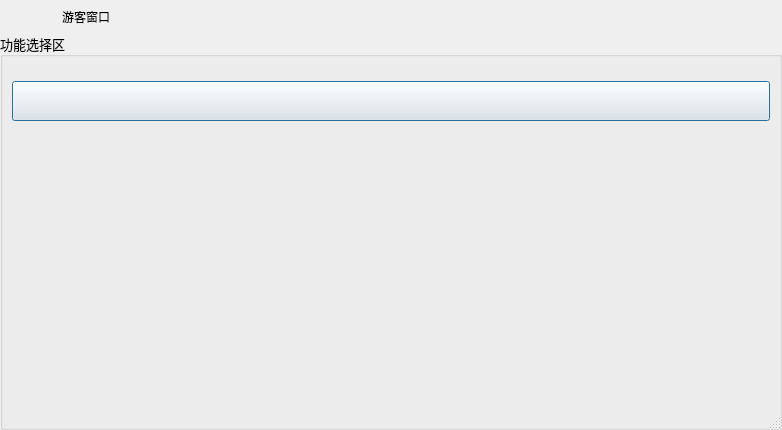
<?xml version="1.0" encoding="UTF-8"?>
<ui version="4.0">
 <class>VisitorDialog</class>
 <widget class="QDialog" name="VisitorDialog">
  <property name="geometry">
   <rect>
    <x>0</x>
    <y>0</y>
    <width>782</width>
    <height>430</height>
   </rect>
  </property>
  <property name="windowTitle">
   <string>系统管理员窗口</string>
  </property>
  <property name="sizeGripEnabled">
   <bool>true</bool>
  </property>
  <layout class="QVBoxLayout" name="verticalLayout">
   <property name="spacing">
    <number>0</number>
   </property>
   <property name="leftMargin">
    <number>0</number>
   </property>
   <property name="topMargin">
    <number>0</number>
   </property>
   <property name="rightMargin">
    <number>0</number>
   </property>
   <property name="bottomMargin">
    <number>0</number>
   </property>
   <item>
    <widget class="QWidget" name="widget_title" native="true">
     <property name="sizePolicy">
      <sizepolicy hsizetype="Preferred" vsizetype="Fixed">
       <horstretch>0</horstretch>
       <verstretch>0</verstretch>
      </sizepolicy>
     </property>
     <property name="minimumSize">
      <size>
       <width>100</width>
       <height>33</height>
      </size>
     </property>
     <layout class="QHBoxLayout" name="horizontalLayout_2">
      <property name="spacing">
       <number>0</number>
      </property>
      <property name="leftMargin">
       <number>0</number>
      </property>
      <property name="topMargin">
       <number>0</number>
      </property>
      <property name="rightMargin">
       <number>0</number>
      </property>
      <property name="bottomMargin">
       <number>0</number>
      </property>
      <item>
       <widget class="QPushButton" name="btn_Icon">
        <property name="enabled">
         <bool>false</bool>
        </property>
        <property name="font">
         <font>
          <pointsize>15</pointsize>
         </font>
        </property>
        <property name="focusPolicy">
         <enum>Qt::NoFocus</enum>
        </property>
        <property name="text">
         <string/>
        </property>
        <property name="flat">
         <bool>true</bool>
        </property>
       </widget>
      </item>
      <item>
       <widget class="QLabel" name="lab_Title">
        <property name="sizePolicy">
         <sizepolicy hsizetype="Expanding" vsizetype="Preferred">
          <horstretch>0</horstretch>
          <verstretch>0</verstretch>
         </sizepolicy>
        </property>
        <property name="styleSheet">
         <string notr="true">font: 10pt &quot;微软雅黑&quot;;</string>
        </property>
        <property name="text">
         <string>游客窗口</string>
        </property>
        <property name="alignment">
         <set>Qt::AlignLeading|Qt::AlignLeft|Qt::AlignVCenter</set>
        </property>
       </widget>
      </item>
      <item>
       <widget class="QWidget" name="widget_menu" native="true">
        <property name="sizePolicy">
         <sizepolicy hsizetype="Minimum" vsizetype="Preferred">
          <horstretch>0</horstretch>
          <verstretch>0</verstretch>
         </sizepolicy>
        </property>
        <property name="layoutDirection">
         <enum>Qt::RightToLeft</enum>
        </property>
        <layout class="QHBoxLayout" name="horizontalLayout">
         <property name="spacing">
          <number>0</number>
         </property>
         <property name="leftMargin">
          <number>0</number>
         </property>
         <property name="topMargin">
          <number>0</number>
         </property>
         <property name="rightMargin">
          <number>0</number>
         </property>
         <property name="bottomMargin">
          <number>0</number>
         </property>
         <item>
          <widget class="QPushButton" name="btnMenu_Close">
           <property name="sizePolicy">
            <sizepolicy hsizetype="Minimum" vsizetype="Expanding">
             <horstretch>0</horstretch>
             <verstretch>0</verstretch>
            </sizepolicy>
           </property>
           <property name="minimumSize">
            <size>
             <width>40</width>
             <height>0</height>
            </size>
           </property>
           <property name="font">
            <font>
             <pointsize>10</pointsize>
            </font>
           </property>
           <property name="cursor">
            <cursorShape>ArrowCursor</cursorShape>
           </property>
           <property name="focusPolicy">
            <enum>Qt::NoFocus</enum>
           </property>
           <property name="toolTip">
            <string>关闭</string>
           </property>
           <property name="styleSheet">
            <string notr="true"/>
           </property>
           <property name="text">
            <string/>
           </property>
           <property name="flat">
            <bool>true</bool>
           </property>
          </widget>
         </item>
         <item>
          <widget class="QPushButton" name="btnMenu_Max">
           <property name="sizePolicy">
            <sizepolicy hsizetype="Minimum" vsizetype="Expanding">
             <horstretch>0</horstretch>
             <verstretch>0</verstretch>
            </sizepolicy>
           </property>
           <property name="minimumSize">
            <size>
             <width>31</width>
             <height>0</height>
            </size>
           </property>
           <property name="font">
            <font>
             <pointsize>10</pointsize>
            </font>
           </property>
           <property name="cursor">
            <cursorShape>ArrowCursor</cursorShape>
           </property>
           <property name="focusPolicy">
            <enum>Qt::NoFocus</enum>
           </property>
           <property name="toolTip">
            <string>最大化</string>
           </property>
           <property name="text">
            <string/>
           </property>
           <property name="flat">
            <bool>true</bool>
           </property>
          </widget>
         </item>
         <item>
          <widget class="QPushButton" name="btnMenu_Min">
           <property name="sizePolicy">
            <sizepolicy hsizetype="Minimum" vsizetype="Expanding">
             <horstretch>0</horstretch>
             <verstretch>0</verstretch>
            </sizepolicy>
           </property>
           <property name="minimumSize">
            <size>
             <width>31</width>
             <height>0</height>
            </size>
           </property>
           <property name="font">
            <font>
             <pointsize>10</pointsize>
            </font>
           </property>
           <property name="cursor">
            <cursorShape>ArrowCursor</cursorShape>
           </property>
           <property name="focusPolicy">
            <enum>Qt::NoFocus</enum>
           </property>
           <property name="toolTip">
            <string>最小化</string>
           </property>
           <property name="text">
            <string/>
           </property>
           <property name="flat">
            <bool>true</bool>
           </property>
          </widget>
         </item>
         <item>
          <widget class="QPushButton" name="btnMenu">
           <property name="sizePolicy">
            <sizepolicy hsizetype="Minimum" vsizetype="Expanding">
             <horstretch>0</horstretch>
             <verstretch>0</verstretch>
            </sizepolicy>
           </property>
           <property name="minimumSize">
            <size>
             <width>31</width>
             <height>0</height>
            </size>
           </property>
           <property name="font">
            <font>
             <pointsize>10</pointsize>
            </font>
           </property>
           <property name="cursor">
            <cursorShape>ArrowCursor</cursorShape>
           </property>
           <property name="focusPolicy">
            <enum>Qt::NoFocus</enum>
           </property>
           <property name="toolTip">
            <string>菜单</string>
           </property>
           <property name="layoutDirection">
            <enum>Qt::RightToLeft</enum>
           </property>
           <property name="text">
            <string/>
           </property>
           <property name="flat">
            <bool>true</bool>
           </property>
          </widget>
         </item>
        </layout>
       </widget>
      </item>
     </layout>
    </widget>
   </item>
   <item>
    <layout class="QHBoxLayout" name="h1">
     <item>
      <layout class="QVBoxLayout" name="verticalLayout_2">
       <item>
        <widget class="QGroupBox" name="groupBox">
         <property name="font">
          <font>
           <family>微软雅黑</family>
           <pointsize>10</pointsize>
          </font>
         </property>
         <property name="title">
          <string>功能选择区</string>
         </property>
         <layout class="QVBoxLayout" name="verticalLayout_4">
          <item>
           <layout class="QVBoxLayout" name="verticalLayout_3">
            <property name="topMargin">
             <number>15</number>
            </property>
            <item>
             <widget class="QPushButton" name="btnSearch">
              <property name="minimumSize">
               <size>
                <width>40</width>
                <height>40</height>
               </size>
              </property>
              <property name="toolTip">
               <string>设置</string>
              </property>
              <property name="text">
               <string/>
              </property>
             </widget>
            </item>
            <item>
             <spacer name="verticalSpacer_2">
              <property name="orientation">
               <enum>Qt::Vertical</enum>
              </property>
              <property name="sizeHint" stdset="0">
               <size>
                <width>20</width>
                <height>40</height>
               </size>
              </property>
             </spacer>
            </item>
           </layout>
          </item>
         </layout>
        </widget>
       </item>
      </layout>
     </item>
    </layout>
   </item>
  </layout>
 </widget>
 <resources/>
 <connections/>
</ui>
